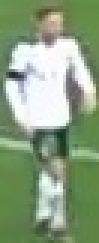
#> input picture output_videos/cropped_img.jpg, 33 x 81 px (shown 3 times larger)
$ jupyter execute color_assignment.ipynb
#> lines starting #> are read from the running program, lines starting #| are printed output that depends on the picture; after the words box and inside, x2 and y2 are one past the last pixel; in counts of white or black regions, pixels touching at a corner belong together
[cell 1]
import cv2
import numpy as np
import matplotlib.pyplot as plt
from sklearn.cluster import KMeans

[cell 2]
image_path = "../output_videos/cropped_img.jpg"
image = cv2.imread(image_path)
#> image is the input picture: shape (81, 33, 3); mean B, G, R 128.7, 160, 138.9
image = cv2.cvtColor(image, cv2.COLOR_BGR2RGB)

[cell 3]
plt.imshow(image)
plt.show()

Take the top half of the image, where the shirt is

[cell 4]
top_half_image = image[:image.shape[0]//2, :, :]
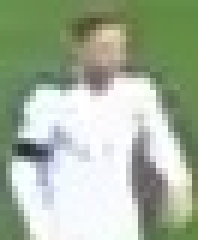
#> top_half_image: shape (40, 33, 3) (shown 6 times larger); mean R, G, B 166.2, 179.4, 158
plt.imshow(top_half_image)

Cluster the image in 2, the field and the shirt

[cell 5]
#Reshape the image to a 2D array of pixels
image_2d = top_half_image.reshape((-1, 3))
#> image_2d = 1320 rows, first 8: [101, 146, 79], [102, 144, 78], [103, 144, 78], [104, 143, 78], [102, 143, 77], [103, 142, 77], [104, 140, 76], [104, 140, 76]

#preform k-means clustering with 2 clusters
kmeans = KMeans(n_clusters=2, random_state=42).fit(image_2d)
#get the labels of the clusters
labels = kmeans.labels_
#> labels = 1320 values, max 1 at index 182, min 0 at index 0, mean 0.433

#Reshape the labels to the original image shape
labels_reshaped = labels.reshape(top_half_image.shape[0], top_half_image.shape[1])
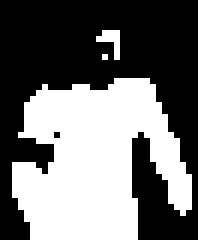
#> labels_reshaped: shape (40, 33) int32 (shown 6 times larger); values 0 (black) and 1 (white), 43.3% white; 3 white regions (2 under 20 px), largest, box (x1, y1, x2, y2) and area: (2, 13, 32, 40) 560

clustered_top_half_image = labels_reshaped.reshape(top_half_image.shape[0], top_half_image.shape[1])

plt.imshow(clustered_top_half_image)

[cell 6]
corners_clusters = [clustered_top_half_image[0,0], clustered_top_half_image[0,-1], clustered_top_half_image[-1,0], clustered_top_half_image[-1,-1]]
#> corners_clusters = [0, 0, 0, 0]
non_player_cluster = corners_clusters = max(set(corners_clusters), key=corners_clusters.count)
#> non_player_cluster = 0; corners_clusters = 0
player_cluster = 1-non_player_cluster
#> player_cluster = 1
player_cluster
#> Out = 1

[cell 7]
kmeans.cluster_centers_[player_cluster]
#> Out = [235.9, 239.6, 239.3]
